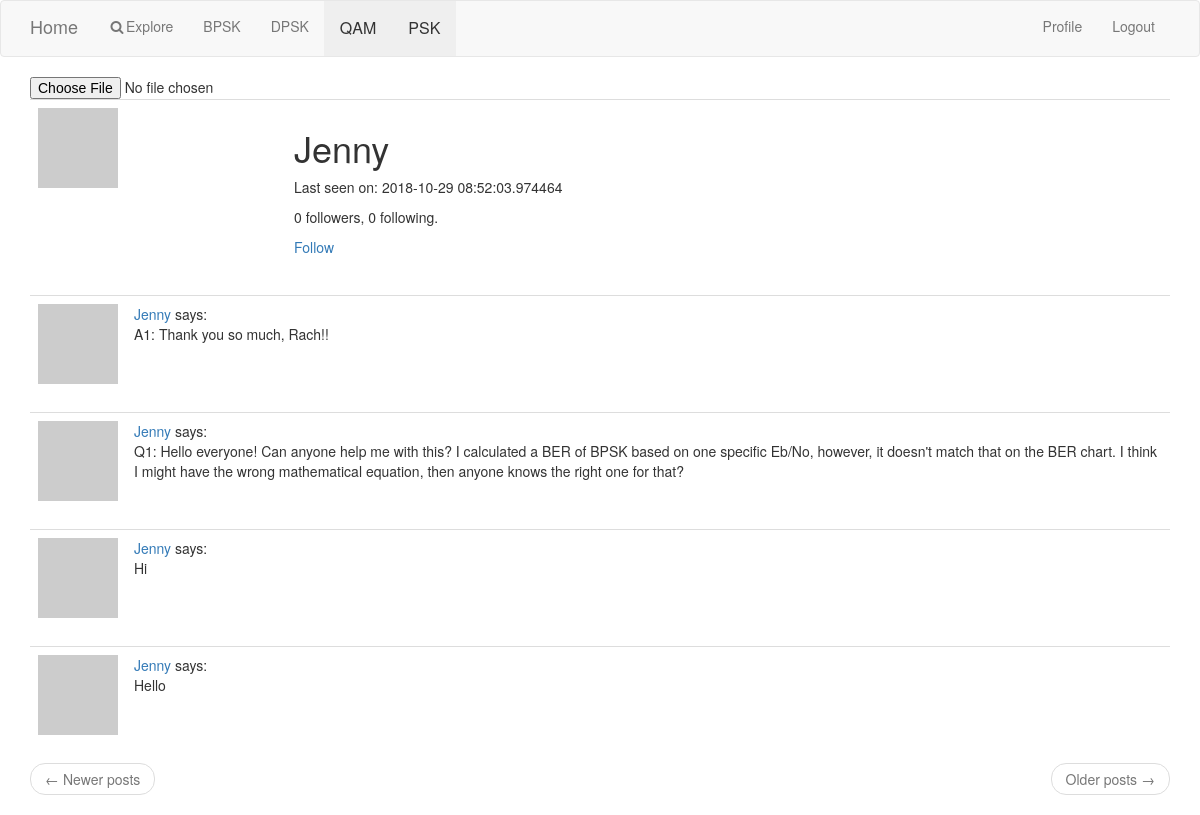
The page /user/Jenny (signed in) on the database its author committed.
### app/models.py (models this page shows, shortened)
class User(UserMixin, db.Model):
    id = db.Column(db.Integer, primary_key=True)
    username = db.Column(db.String(64), index=True, unique=True)
    email = db.Column(db.String(120), index=True, unique=True)
    password_hash = db.Column(db.String(128))
    posts = db.relationship('Post', backref='author', lazy='dynamic')
    says = db.relationship('Say', backref='author', lazy='dynamic')
    about_me = db.Column(db.String(140))
    last_seen = db.Column(db.DateTime, default=datetime.utcnow)
    followed = db.relationship(
        'User', secondary=followers,
        primaryjoin=(followers.c.follower_id == id),
        secondaryjoin=(followers.c.followed_id == id),
        backref=db.backref('followers', lazy='dynamic'), lazy='dynamic')
    def avatar(self, size):
        digest = md5(self.email.lower().encode('utf-8')).hexdigest()
        return 'https://www.gravatar.com/avatar/{}?d=identicon&s={}'.format(
            digest, size)
    def is_following(self, user):
        return self.followed.filter(
            followers.c.followed_id == user.id).count() > 0

class Say(db.Model):
    id = db.Column(db.Integer, primary_key=True)
    body = db.Column(db.String(140))
    timestamp = db.Column(db.DateTime, index=True, default=datetime.utcnow)
    user_id = db.Column(db.Integer, db.ForeignKey('user.id'))

### app/routes.py (the view)
@app.route('/user/<username>')
@login_required
def user(username):
    user = User.query.filter_by(username=username).first_or_404()
    page = request.args.get('page', 1, type=int)
    says = user.says.order_by(Say.timestamp.desc()).paginate(
        page, app.config['SAYS_PER_PAGE'], False)
    next_url = url_for('user', username=user.username, page=says.next_num) \
        if says.has_next else None
    prev_url = url_for('user', username=user.username, page=says.prev_num) \
        if says.has_prev else None
    return render_template('user.html', user=user, says=says.items,
                           next_url=next_url, prev_url=prev_url)

### app/models.py (called while the page is built)
@login.user_loader
def load_user(id):
    return User.query.get(int(id))

### app/routes.py (called while the page is built)
@app.before_request
def before_request():
    if current_user.is_authenticated:
        current_user.last_seen = datetime.utcnow()
        db.session.commit()
    g.locale = str(get_locale())

### app/templates/user.html (shortened to what this page needs)
{% extends "base.html" %}
{% block app_content %}
    <table class="table table-hover">
        <tr>
            <td width="256px"><img src="{{ user.avatar(256) }}"></td>
            <input type="file" id="user.avatar">
            <td>
                <h1> {{ user.username }}</h1>
                {% if user.last_seen %}<p>Last seen on: {{ user.last_seen }}</p>{% endif %}
                <p>{{ user.followers.count() }} followers, {{ user.followed.count() }} following.</p>
                {% if user == current_user %}
                <p><a href="{{ url_for('edit_profile') }}">Edit your profile</a></p>
                {% elif not current_user.is_following(user) %}
                <p><a href="{{ url_for('follow', username=user.username) }}">Follow</a></p>
                {% else %}
                <p><a href="{{ url_for('unfollow', username=user.username) }}">Unfollow</a></p>
                {% endif %}
            </td>
        </tr>
    </div>
    {% for say in says %}
        {% include '_say.html' %}
    {% endfor %}
    <nav aria-label="...">
        <ul class="pager">
            <li class="previous{% if not prev_url %} disabled{% endif %}">
                <a href="{{ prev_url or '#' }}">
                    <span aria-hidden="true">&larr;</span> Newer posts
                </a>
            </li>
            <li class="next{% if not next_url %} disabled{% endif %}">
                <a href="{{ next_url or '#' }}">
                    Older posts <span aria-hidden="true">&rarr;</span>
                </a>
            </li>
        </ul>
    </nav>
{% endblock %}

### app/templates/_say.html
    <table class="table table-hover">
        <tr>
            <td width="70px">
                <a href="{{ url_for('user', username=say.author.username) }}">
                    <img src="{{ say.author.avatar(70) }}" />
                </a>
            </td>
            <td>
                <a href="{{ url_for('user', username=say.author.username) }}">
                    {{ say.author.username }}
                </a>
                says:
                <br>
                {{ say.body }}
            </td>
        </tr>
    </table>

### rows shown on the page
User: username "Jenny", last_seen "2018-10-29 08:52:03.974464"
Say: author.username "Jenny", body "A1: Thank you so much, Rach!!"
Say: author.username "Jenny", body "Q1: Hello everyone! Can anyone help me with this? I calculated a BER of BPSK based on one specific Eb/No, however, it doesn't match that on the BER chart. I think I might have the wrong mathematical equation, then anyone knows the right one for that?"
Say: author.username "Jenny", body "Hi"
Say: author.username "Jenny", body "Hello"

### other values the page prints
{{ user.followers.count() }} "0"
{{ user.followed.count() }} "0"
